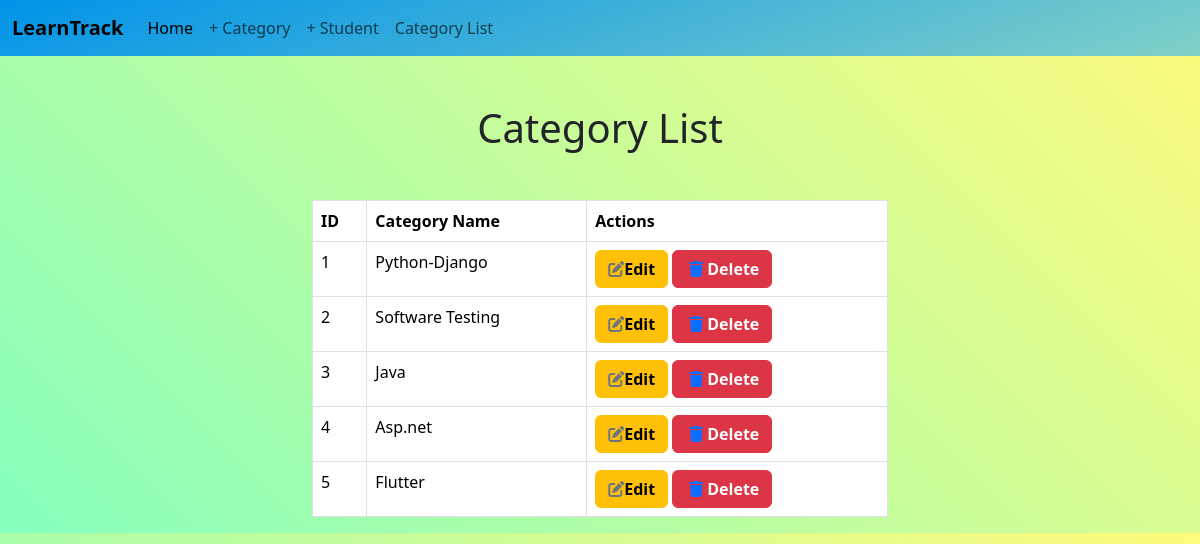
Before: /category/all/ with the older database file.
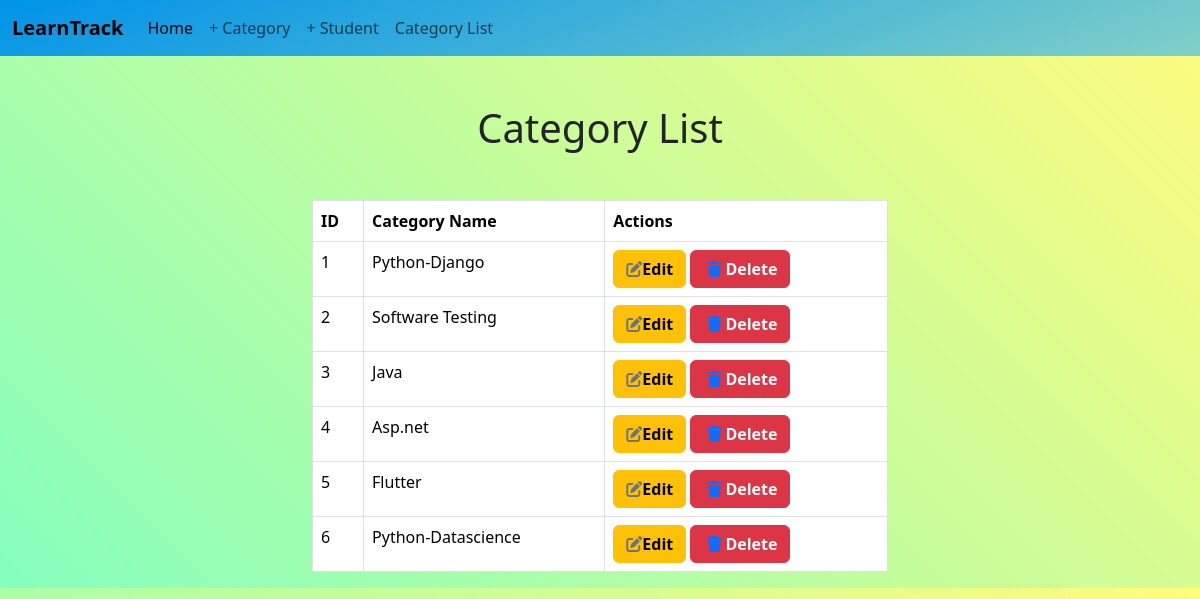
After: the same page with the newer database file.
### StudentHub/models.py (models this page shows, shortened)
class Category(models.Model):
    category_name = models.CharField(max_length=200, unique=True)
    created_date = models.DateTimeField(auto_now_add=True)
    updated_date = models.DateTimeField(auto_now=True)
    is_active = models.BooleanField(default=True)

### StudentHub/views.py (the view)
# urls.py: path('category/all/', views.CategoryListView.as_view(), name='category-list'),
class CategoryListView(View):
    def get(self, request, *args, **kwargs):
        categories = Category.objects.all()
        return render(request, "category_list.html", {"categories": categories})

### StudentHub/templates/category_list.html (shortened to what this page needs)
<!DOCTYPE html>
{% load static %}
<html lang="en">
<head>
    <link href="https://cdn.jsdelivr.net/npm/bootstrap@5.3.3/dist/css/bootstrap.min.css" rel="stylesheet">
    <link rel="stylesheet" href="{% static 'css/category_list.css' %}">
</head>
<body>
    <nav class="navbar navbar-expand-lg bg-body-tertiary">
        <div class="container-fluid">
            <a class="navbar-brand fw-bolder" href="#">LearnTrack</a>
            <div class="collapse navbar-collapse" id="navbarSupportedContent">
                <ul class="navbar-nav me-auto mb-2 mb-lg-0">
                    <li class="nav-item">
                        <a class="nav-link active" aria-current="page" href="{% url 'home' %}">Home</a>
                    </li>
                    <li class="nav-item">
                        <a class="nav-link" href="{% url 'category-add' %}">+ Category</a>
                    </li>
                    <li class="nav-item">
                        <a class="nav-link" href="{% url 'student-add' %}">+ Student</a>
                    </li>
                    <li class="nav-item">
                        <a class="nav-link" href="{% url 'category-list' %}">Category List</a>
                    </li>
                </ul>
            </div>
        </div>
    </nav>
    <div class="container table-container">
        <center>
            <h1 class="my-5">Category List</h1>
        </center>
        <table class="table table-bordered">
            <thead>
                <tr>
                    <th>ID</th>
                    <th>Category Name</th>
                    <th>Actions</th>
                </tr>
            </thead>
            <tbody>
                {% for category in categories %}
                <tr>
                    <td>{{ category.id }}</td>
                    <td>{{ category.category_name }}</td>
                    <td>
                        <a href="{% url 'category-edit' category.id %}" class="btn btn-warning"><i
                                class="fas fa-pen-to-square fa-icon text-secondary"></i><b>Edit</b></a>
                        <a href="{% url 'category-delete' category.id %}" class="btn btn-danger"
                            onclick="return confirm('Are you sure you want to delete this category?');"><i
                                class="fa-sharp fa-solid fa-trash p-1 text-primary"></i><b>Delete</b></a>
                    </td>
                </tr>
                {% endfor %}
            </tbody>
        </table>
    </div>
</body>
</html>

Changed rows visible on the page:
added Category: id "6", category_name "Python-Datascience"
